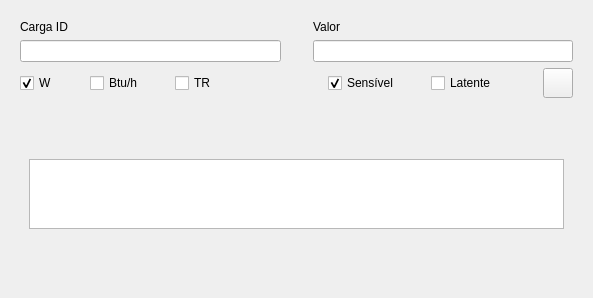
         <widget class="QWidget" name="page_6">
          <layout class="QGridLayout" name="gridLayout_7">
           <item row="0" column="0">
            <widget class="QWidget" name="widget_8" native="true">
             <layout class="QGridLayout" name="gridLayout_12">
              <item row="0" column="0">
               <layout class="QVBoxLayout" name="verticalLayout_39">
                <item>
                 <layout class="QHBoxLayout" name="horizontalLayout_9">
                  <item>
                   <layout class="QVBoxLayout" name="verticalLayout_46">
                    <item>
                     <widget class="QLabel" name="outra_label">
                      <property name="text">
                       <string>Carga ID</string>
                      </property>
                     </widget>
                    </item>
                    <item>
                     <widget class="QLineEdit" name="outra_id"/>
                    </item>
                   </layout>
                  </item>
                  <item>
                   <widget class="QLabel" name="label_spc_10">
                    <property name="minimumSize">
                     <size>
                      <width>20</width>
                      <height>0</height>
                     </size>
                    </property>
                    <property name="maximumSize">
                     <size>
                      <width>20</width>
                      <height>16777215</height>
                     </size>
                    </property>
                    <property name="text">
                     <string/>
                    </property>
                   </widget>
                  </item>
                  <item>
                   <layout class="QVBoxLayout" name="verticalLayout_47">
                    <item>
                     <widget class="QLabel" name="valor_outra_label">
                      <property name="text">
                       <string>Valor</string>
                      </property>
                     </widget>
                    </item>
                    <item>
                     <widget class="QLineEdit" name="valor_outra"/>
                    </item>
                   </layout>
                  </item>
                 </layout>
                </item>
                <item>
                 <layout class="QHBoxLayout" name="horizontalLayout_26">
                  <item>
                   <widget class="QCheckBox" name="watt_box">
                    <property name="text">
                     <string>W</string>
                    </property>
                    <property name="checked">
                     <bool>true</bool>
                    </property>
                   </widget>
                  </item>
                  <item>
                   <widget class="QLabel" name="label_spc_36">
                    <property name="minimumSize">
                     <size>
                      <width>20</width>
                      <height>0</height>
                     </size>
                    </property>
                    <property name="maximumSize">
                     <size>
                      <width>20</width>
                      <height>16777215</height>
                     </size>
                    </property>
                    <property name="text">
                     <string/>
                    </property>
                   </widget>
                  </item>
                  <item>
                   <widget class="QCheckBox" name="btuh_box">
                    <property name="text">
                     <string>Btu/h</string>
                    </property>
                   </widget>
                  </item>
                  <item>
                   <widget class="QLabel" name="label_spc_37">
                    <property name="minimumSize">
                     <size>
                      <width>20</width>
                      <height>0</height>
                     </size>
                    </property>
                    <property name="maximumSize">
                     <size>
                      <width>20</width>
                      <height>16777215</height>
                     </size>
                    </property>
                    <property name="text">
                     <string/>
                    </property>
                   </widget>
                  </item>
                  <item>
                   <widget class="QCheckBox" name="tr_box">
                    <property name="text">
                     <string>TR</string>
                    </property>
                    <property name="checked">
                     <bool>false</bool>
                    </property>
                   </widget>
                  </item>
                  <item>
                   <widget class="QLabel" name="label">
                    <property name="minimumSize">
                     <size>
                      <width>100</width>
                      <height>0</height>
                     </size>
                    </property>
                    <property name="maximumSize">
                     <size>
                      <width>100</width>
                      <height>16777215</height>
                     </size>
                    </property>
                    <property name="text">
                     <string/>
                    </property>
                   </widget>
                  </item>
                  <item>
                   <widget class="QCheckBox" name="sensivel_box">
                    <property name="text">
                     <string>Sensível</string>
                    </property>
                    <property name="checked">
                     <bool>true</bool>
                    </property>
                   </widget>
                  </item>
                  <item>
                   <widget class="QLabel" name="label_2">
                    <property name="minimumSize">
                     <size>
                      <width>20</width>
                      <height>0</height>
                     </size>
                    </property>
                    <property name="maximumSize">
                     <size>
                      <width>20</width>
                      <height>16777215</height>
                     </size>
                    </property>
                    <property name="text">
                     <string/>
                    </property>
                   </widget>
                  </item>
                  <item>
                   <widget class="QCheckBox" name="latente_box">
                    <property name="text">
                     <string>Latente</string>
                    </property>
                   </widget>
                  </item>
                  <item>
                   <spacer name="horizontalSpacer_11">
                    <property name="orientation">
                     <enum>Qt::Horizontal</enum>
                    </property>
                    <property name="sizeHint" stdset="0">
                     <size>
                      <width>40</width>
                      <height>20</height>
                     </size>
                    </property>
                   </spacer>
                  </item>
                  <item>
                   <widget class="QPushButton" name="outra_ok_btn_1">
                    <property name="minimumSize">
                     <size>
                      <width>30</width>
                      <height>30</height>
                     </size>
                    </property>
                    <property name="maximumSize">
                     <size>
                      <width>30</width>
                      <height>30</height>
                     </size>
                    </property>
                    <property name="text">
                     <string/>
                    </property>
                    <property name="icon">
                     <iconset>
                      <normalon>:/icon/icon/add_button.svg</normalon>
                     </iconset>
                    </property>
                    <property name="iconSize">
                     <size>
                      <width>20</width>
                      <height>20</height>
                     </size>
                    </property>
                   </widget>
                  </item>
                 </layout>
                </item>
                <item>
                 <widget class="QLabel" name="label_spc_41">
                  <property name="minimumSize">
                   <size>
                    <width>0</width>
                    <height>40</height>
                   </size>
                  </property>
                  <property name="maximumSize">
                   <size>
                    <width>16777215</width>
                    <height>40</height>
                   </size>
                  </property>
                  <property name="text">
                   <string/>
                  </property>
                 </widget>
                </item>
                <item>
                 <layout class="QHBoxLayout" name="horizontalLayout_27">
                  <item>
                   <widget class="QWidget" name="widget_14" native="true">
                    <layout class="QGridLayout" name="gridLayout_21">
                     <item row="0" column="0">
                      <widget class="QTableWidget" name="tabela_outra">
                       <property name="sizeAdjustPolicy">
                        <enum>QAbstractScrollArea::AdjustToContents</enum>
                       </property>
                       <property name="showGrid">
                        <bool>false</bool>
                       </property>
                       <attribute name="horizontalHeaderVisible">
                        <bool>true</bool>
                       </attribute>
                      </widget>
                     </item>
                     <item row="1" column="0">
                      <spacer name="verticalSpacer_10">
                       <property name="orientation">
                        <enum>Qt::Vertical</enum>
                       </property>
                       <property name="sizeHint" stdset="0">
                        <size>
                         <width>20</width>
                         <height>40</height>
                        </size>
                       </property>
                      </spacer>
                     </item>
                    </layout>
                   </widget>
                  </item>
                 </layout>
                </item>
               </layout>
              </item>
             </layout>
            </widget>
           </item>
          </layout>
         </widget>
